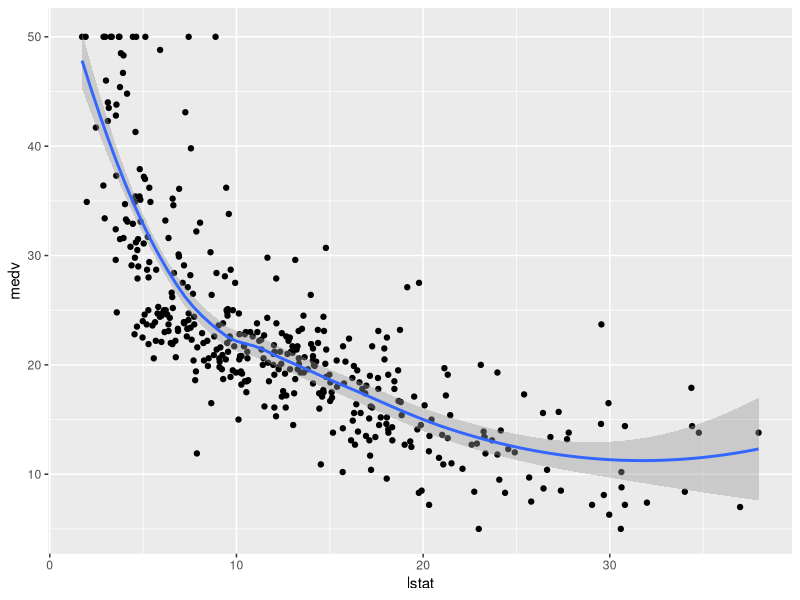
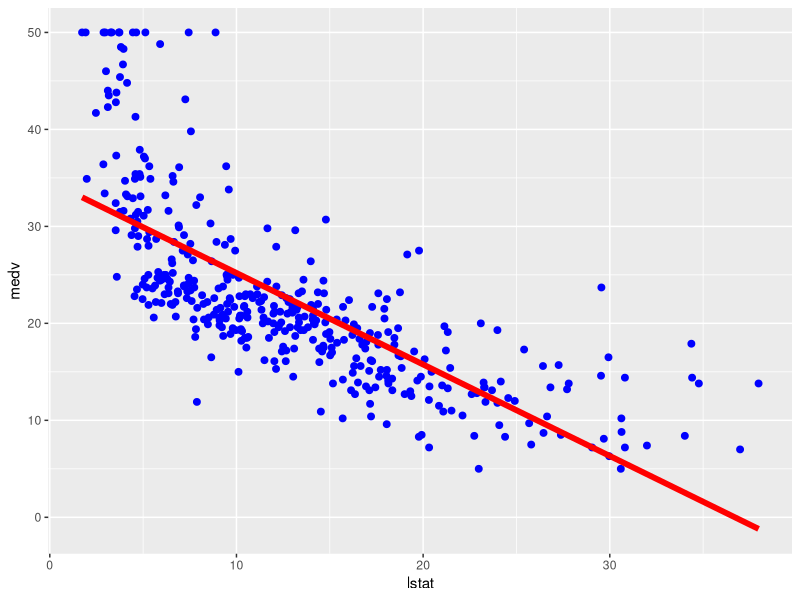
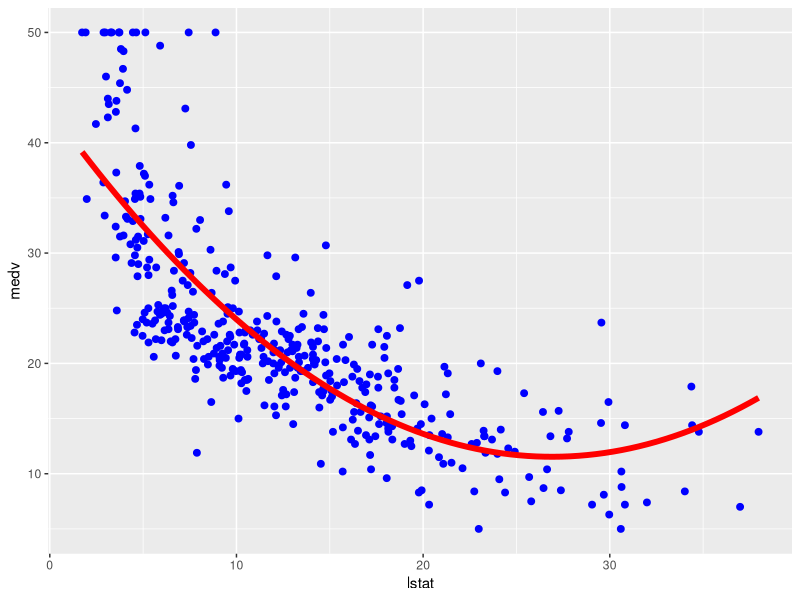
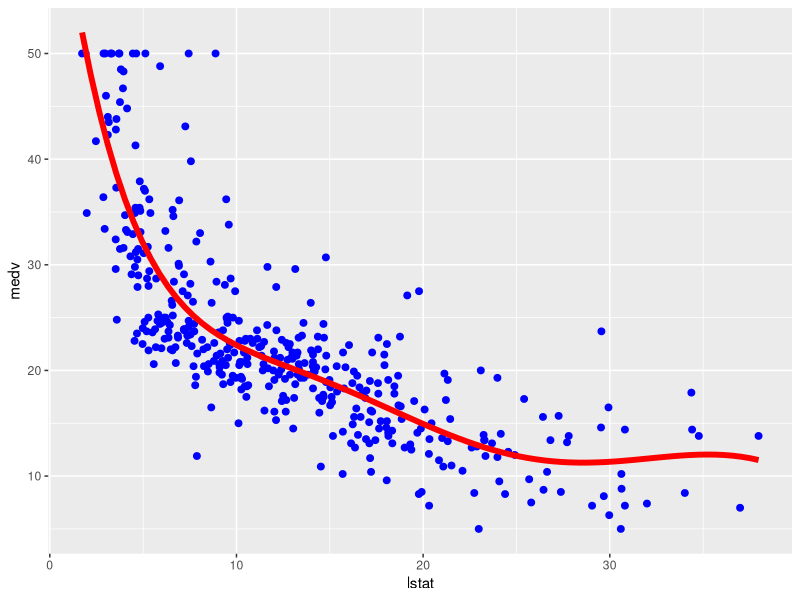
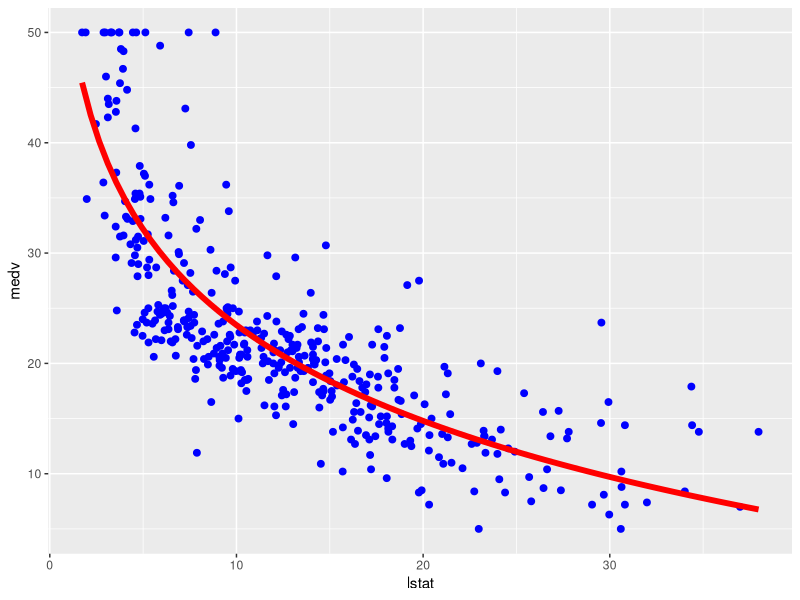
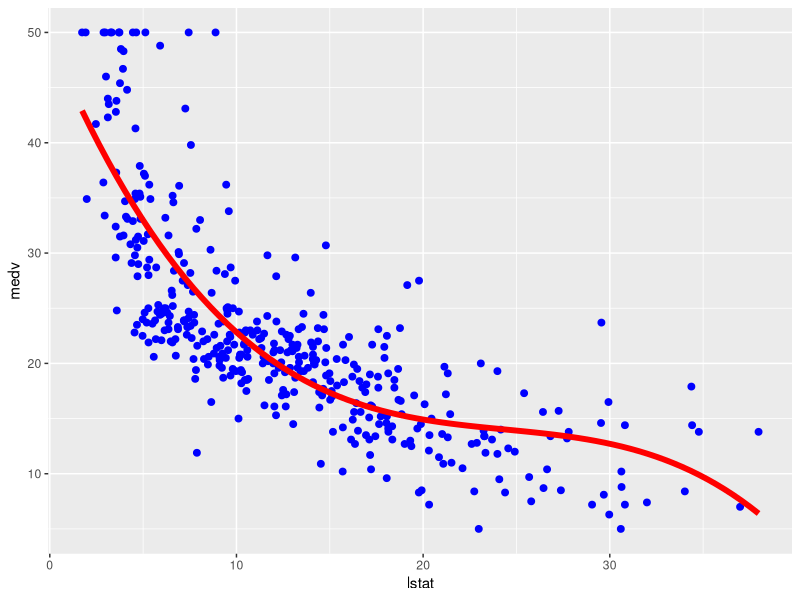
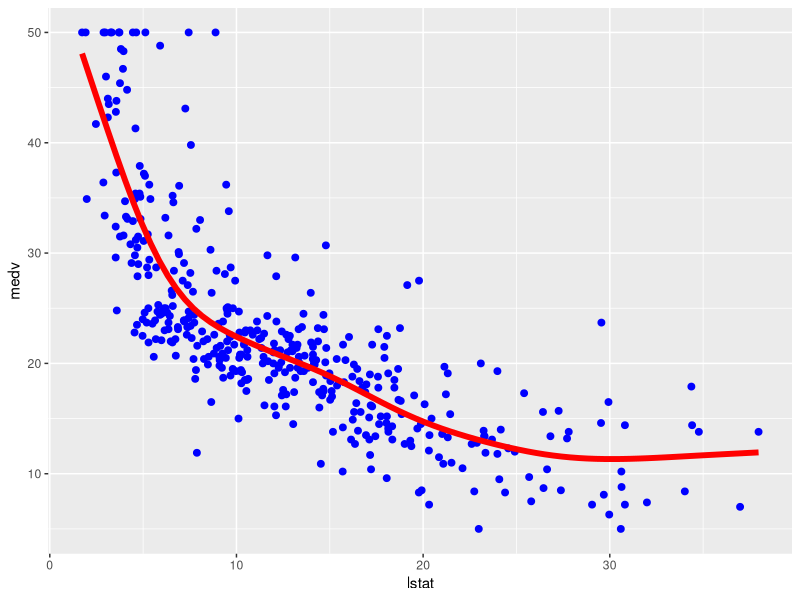

The R script that drew these images, in order:
#when data doesnt follow a complete linear trend we must resort to non linear regression. for E.G:
library(tidyverse)
library(caret)
data('Boston',package = "MASS")
head(Boston)
training.samples<-Boston$medv %>% createDataPartition(p=0.8,list=F)
train.data<-Boston[training.samples,]
test.data<-Boston[-training.samples,]
ggplot(train.data, aes(lstat, medv) ) +
        geom_point() +
        stat_smooth()
#clearly the data isnt linear.
#Linear model:
head(train.data)
lmfit<-lm(data=train.data,medv~lstat)
summary(lmfit)
g<-ggplot(data=train.data,aes(lstat,medv))
g<-g+geom_point(col='blue',size=2)
g<-g+geom_smooth(method="lm",se=F,color='red',lwd=2)
g
#Linear model performance:
predictions<-predict(lmfit,newdata=test.data)
r2<-R2(predictions,test.data$medv)
rmse<-RMSE(predictions,test.data$medv)
linear<-cbind(r2,rmse)
linear
#Non Linear regression:
# 1) Polynomial regression
# 2) log transformation
# 3) spline regression
#1) POLYNOMIAL REGRESSION:
pn2fit<-lm(data=train.data,medv~lstat+I(lstat^2))
#OR
pn2fit<-lm(data=train.data,medv~poly(lstat,2,raw=FALSE))

summary(pn2fit)
#pvalues indicate both degrees significant
g<-ggplot(data=train.data,aes(lstat,medv))
g<-g+geom_point(size=2,col='blue')
g<-g+geom_smooth(method="lm",formula = y~poly(x,2,raw=FALSE),se=FALSE,col='red',size=2)
g
predictions<-predict(pn2fit,newdata = test.data)
##model performance:
r2<-R2(predictions,test.data$medv)
rmse<-RMSE(predictions,test.data$medv)
twoorderpol<-cbind(r2,rmse)
twoorderpol
##similarly for 6 order polynomial:
pn6fit<-lm(data=train.data,medv~poly(lstat,6,raw=FALSE))
summary(pn6fit)
#pvalues indicate only degrees upto 5 are significant i.e can discard 6th degree term.
g<-ggplot(data=train.data,aes(lstat,medv))
g<-g+geom_point(size=2,col='blue')
g<-g+geom_smooth(method="lm",formula = y~poly(x,6,raw=FALSE),se=FALSE,col='red',size=2)
g
predictions<-predict(pn6fit,newdata = test.data)
##model performance:
r2<-R2(predictions,test.data$medv)
rmse<-RMSE(predictions,test.data$medv)
sixorderpol<-cbind(r2,rmse)
sixorderpol

#2) Log transformation:
logfit<-lm(data=train.data,medv~log(lstat))
summary(logfit)
g<-ggplot(data=train.data,aes(lstat,medv))
g<-g+geom_point(size=2,col='blue')
g<-g+geom_smooth(method="lm",formula = y~log(x),se=FALSE,col='red',size=2)
g
predictions<-predict(logfit,newdata = test.data)
##model performance:
r2<-R2(predictions,test.data$medv)
rmse<-RMSE(predictions,test.data$medv)
logtrans<-cbind(r2,rmse)
logtrans

#3) spline regression:
#use knots to model non linear trends.
library(splines)
knots<-quantile(train.data$lstat,p=c(0.25,0.5,0.75))
splinefit<-lm(medv~bs(lstat,knots=knots),data=train.data)
summary(splinefit)
g<-ggplot(data=train.data,aes(lstat,medv))
g<-g+geom_point(size=2,col='blue')
g<-g+geom_smooth(method="lm",formula = y~bs(x,df=3),se=FALSE,col='red',size=2)
g
predictions<-predict(splinefit,newdata = test.data)
##model performance:
r2<-R2(predictions,test.data$medv)
rmse<-RMSE(predictions,test.data$medv)
spline<-cbind(r2,rmse)
spline
##mgcv provides generalized additive models to fit spline regression autommatically without specifying knots

library(mgcv)
mgcvfit<-gam(medv~s(lstat),data=train.data)
summary(mgcvfit)
g<-ggplot(data=train.data,aes(lstat,medv))
g<-g+geom_point(size=2,col='blue')
g<-g+geom_smooth(method="gam",formula = y~s(x),se=FALSE,col='red',size=2)
g
predictions<-predict(mgcvfit,test.data)
r2<-R2(predictions,test.data$medv)
rmse<-RMSE(predictions,test.data$medv)
gam<-cbind(r2,rmse)
gam

df<-rbind(linear,twoorderpol,sixorderpol,logtrans,spline,gam)
rownames(df)<-c('linear','twoorderpol','sixorderpol','logtrans','spline','gam')
df

#clearly spline regression,general additive model and polynomial regression outperformed linear model and logtransformation.
